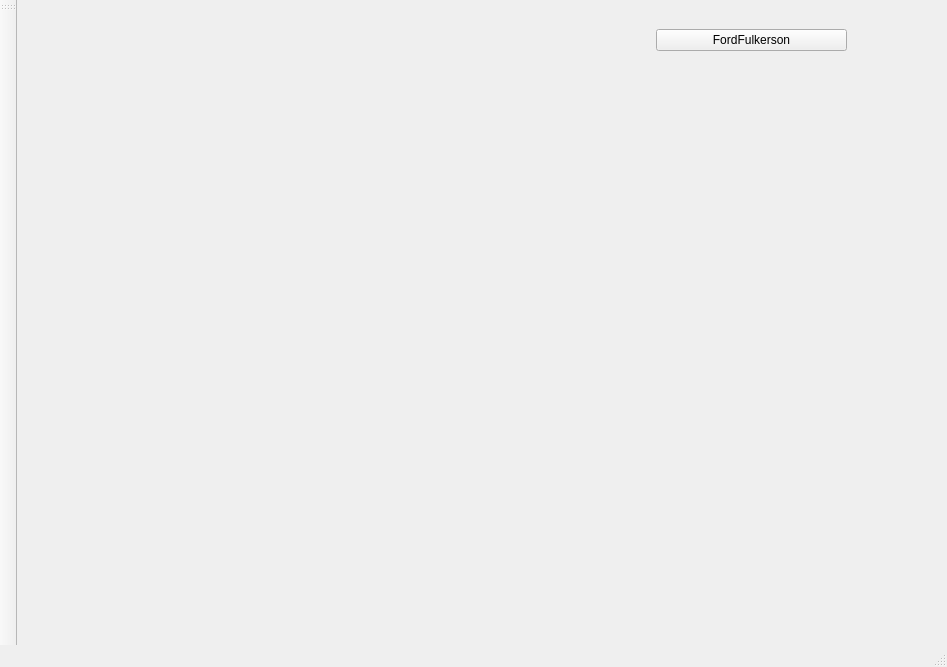
<?xml version="1.0" encoding="UTF-8"?>
<ui version="4.0">
 <class>MainWindow</class>
 <widget class="QMainWindow" name="MainWindow">
  <property name="geometry">
   <rect>
    <x>0</x>
    <y>0</y>
    <width>947</width>
    <height>667</height>
   </rect>
  </property>
  <property name="windowTitle">
   <string>MainWindow</string>
  </property>
  <widget class="QWidget" name="centralWidget">
   <widget class="QWidget" name="verticalLayoutWidget">
    <property name="geometry">
     <rect>
      <x>639</x>
      <y>10</y>
      <width>191</width>
      <height>61</height>
     </rect>
    </property>
    <layout class="QVBoxLayout" name="verticalLayout">
     <item>
      <widget class="QPushButton" name="pushButton_5">
       <property name="text">
        <string>FordFulkerson</string>
       </property>
      </widget>
     </item>
    </layout>
   </widget>
  </widget>
  <widget class="QMenuBar" name="menubar">
   <property name="geometry">
    <rect>
     <x>0</x>
     <y>0</y>
     <width>947</width>
     <height>22</height>
    </rect>
   </property>
  </widget>
  <widget class="QStatusBar" name="statusbar"/>
  <widget class="QToolBar" name="toolBar">
   <property name="windowTitle">
    <string>toolBar</string>
   </property>
   <attribute name="toolBarArea">
    <enum>LeftToolBarArea</enum>
   </attribute>
   <attribute name="toolBarBreak">
    <bool>false</bool>
   </attribute>
  </widget>
 </widget>
 <resources/>
 <connections/>
 <slots>
  <signal>ClickedButton2()</signal>
  <slot>ClickedButton()</slot>
 </slots>
</ui>
